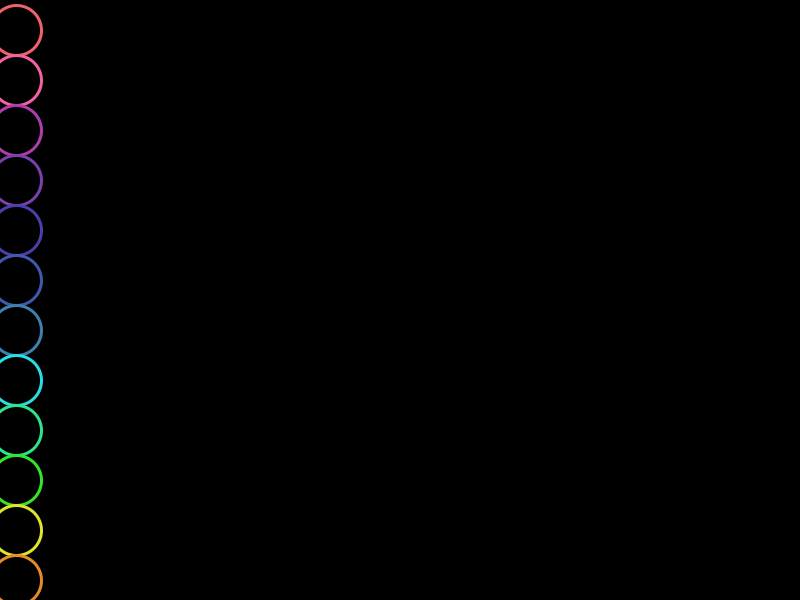
Frame 1 (no input)
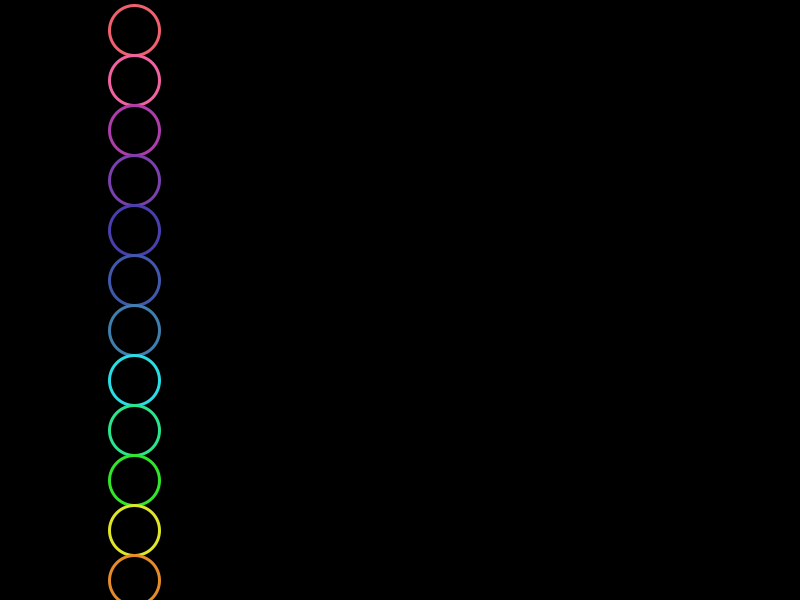
Frame 60 (the mouse pressed at the canvas centre just before this capture)
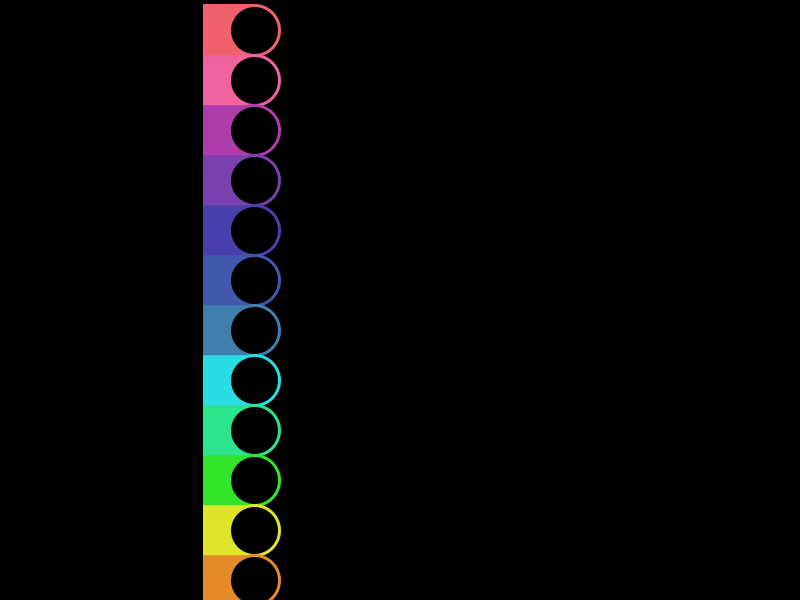
Frame 120 (the mouse held since frame 60 and released just before this capture)

The Processing sketch that drew these frames (run headless with seeded random() and noise(); from frame 60 on, the mouse is pressed at the canvas centre):

// Processing sketch: processing_70349
// ── processing_70349.pde

int x = 1;
int y = 20;
void setup()
{
  size(800,600);
  background(0);
  strokeWeight(3);
  fill(0);
  smooth();

}
void draw()
{
  stroke(0);
  rect(1,1,200,600);
  rect(600,1,500,600);
  stroke(240,97,109);
  ellipse(15+x,y+10,50,50);
  stroke(240,98,160);
  ellipse(15+x,y+60,50,50);
  stroke(173,61,171);
  ellipse(15+x,y+110,50,50);
  stroke(122,64,173);
  ellipse(15+x,y+160,50,50);
  stroke(73,64,173);
  ellipse(15+x,y+210,50,50);
  stroke(64,89,173);
  ellipse(15+x,y+260,50,50);
  stroke(64,127,173);
  ellipse(15+x,y+310,50,50);
  stroke(42,221,229);
  ellipse(15+x,y+360,50,50);
  stroke(42,229,140);
  ellipse(15+x,y+410,50,50);
  stroke(50,229,42);
  ellipse(15+x,y+460,50,50);
  stroke(222,229,42);
  ellipse(15+x,y+510,50,50);
  stroke(229,139,42);
  ellipse(15+x,y+560,50,50);
  x = x + 2  ;
  y = y ;
  if(x > 800)
  {
    x=-100;
    background(0);
  }
  if(x< 0)
  {
    x=10;
  }
}
